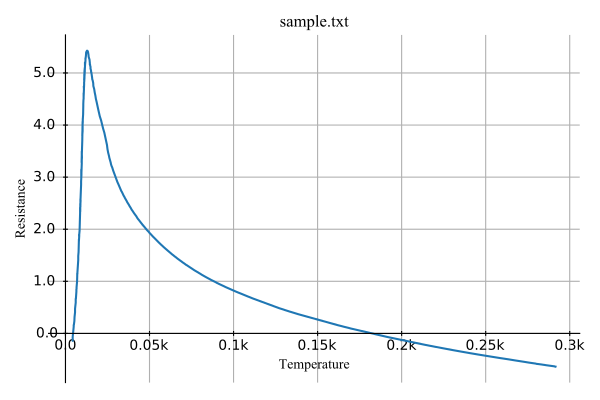

Source code (Python):
"""Example plot using experimental GBStyle"""
from Stoner import Data, __home__
from Stoner.plot.formats import GBPlotStyle
import os.path as path

filename = path.realpath(path.join(__home__, "..", "doc", "samples", "sample.txt"))
d = Data(filename, setas="xy", template=GBPlotStyle)
d.y = d.y - (max(d.y) / 2)
d.plot()
